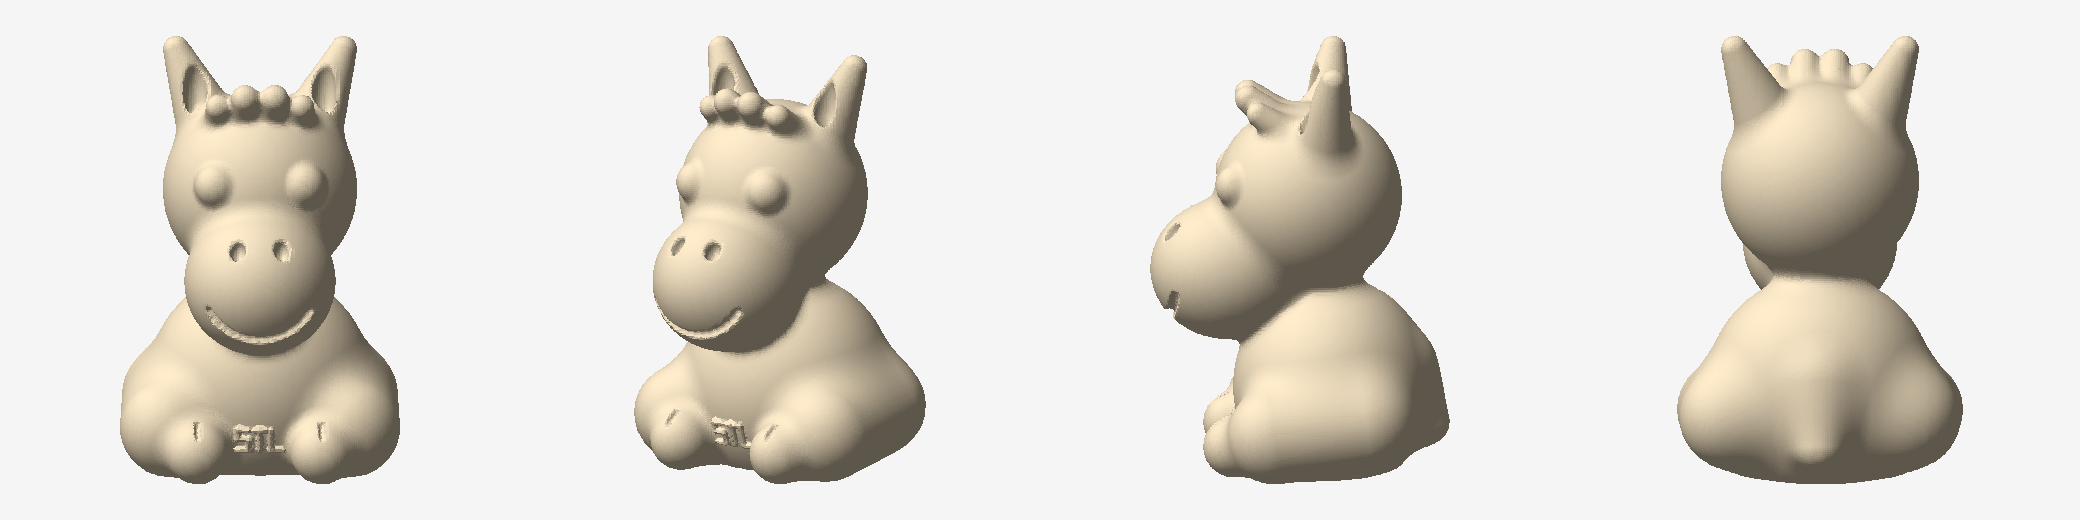

Recreate this plot in Python.
#!/usr/bin/env python3
"""Render quick shaded previews of an STL so the shape can be eyeballed.

    python3 preview.py sitting_pony.stl preview.png
"""

import sys

import numpy as np
from PIL import Image, ImageDraw

VIEWS = [("front", 0), ("three-quarter", 35), ("side", 90), ("back", 180)]
if __import__("os").environ.get("PREVIEW_VIEWS"):
    VIEWS = [(n, y) for n, y in VIEWS
             if n in __import__("os").environ["PREVIEW_VIEWS"].split(",")]
SIZE = int(__import__("os").environ.get("PREVIEW_SIZE", 420))
LIGHT = np.array([-0.45, 0.62, 0.62])
LIGHT = LIGHT / np.linalg.norm(LIGHT)


def read_stl(path):
    with open(path, "rb") as fh:
        fh.read(80)
        n = int(np.frombuffer(fh.read(4), "<u4")[0])
        rec = np.frombuffer(fh.read(n * 50), dtype=np.dtype([
            ("n", "<f4", 3), ("v", "<f4", (3, 3)), ("attr", "<u2")]))
    return rec["v"].astype(np.float64)


def render(tris, yaw_deg, tilt_deg=-12.0):
    a = np.radians(yaw_deg)
    ry = np.array([[np.cos(a), -np.sin(a), 0], [np.sin(a), np.cos(a), 0],
                   [0, 0, 1.0]])
    b = np.radians(tilt_deg)
    rx = np.array([[1, 0, 0], [0, np.cos(b), -np.sin(b)],
                   [0, np.sin(b), np.cos(b)]])
    p = tris.reshape(-1, 3) @ ry.T @ rx.T
    p = p.reshape(-1, 3, 3)

    normals = np.cross(p[:, 1] - p[:, 0], p[:, 2] - p[:, 0])
    ln = np.linalg.norm(normals, axis=1, keepdims=True)
    normals /= np.where(ln == 0, 1, ln)
    shade = np.clip(normals @ LIGHT, 0, 1) * 0.75 + 0.25

    lo, hi = p.reshape(-1, 3).min(axis=0), p.reshape(-1, 3).max(axis=0)
    scale = (SIZE * 0.86) / max(hi[0] - lo[0], hi[2] - lo[2])
    cx, cz = (lo[0] + hi[0]) / 2, (lo[2] + hi[2]) / 2
    sx = (p[:, :, 0] - cx) * scale + SIZE / 2
    sy = SIZE / 2 - (p[:, :, 2] - cz) * scale

    img = Image.new("RGB", (SIZE, SIZE), (245, 245, 245))
    draw = ImageDraw.Draw(img)
    for i in np.argsort(p[:, :, 1].mean(axis=1)):     # painter's algorithm
        c = int(215 * shade[i]) + 40
        draw.polygon(list(zip(sx[i], sy[i])), fill=(c, int(c * 0.93),
                                                    int(c * 0.80)))
    return img


def main():
    tris = read_stl(sys.argv[1])
    out = sys.argv[2] if len(sys.argv) > 2 else "preview.png"
    sheet = Image.new("RGB", (SIZE * len(VIEWS), SIZE), (245, 245, 245))
    for i, (_, yaw) in enumerate(VIEWS):
        sheet.paste(render(tris, yaw), (i * SIZE, 0))
    sheet.save(out)
    print(out)


if __name__ == "__main__":
    main()
